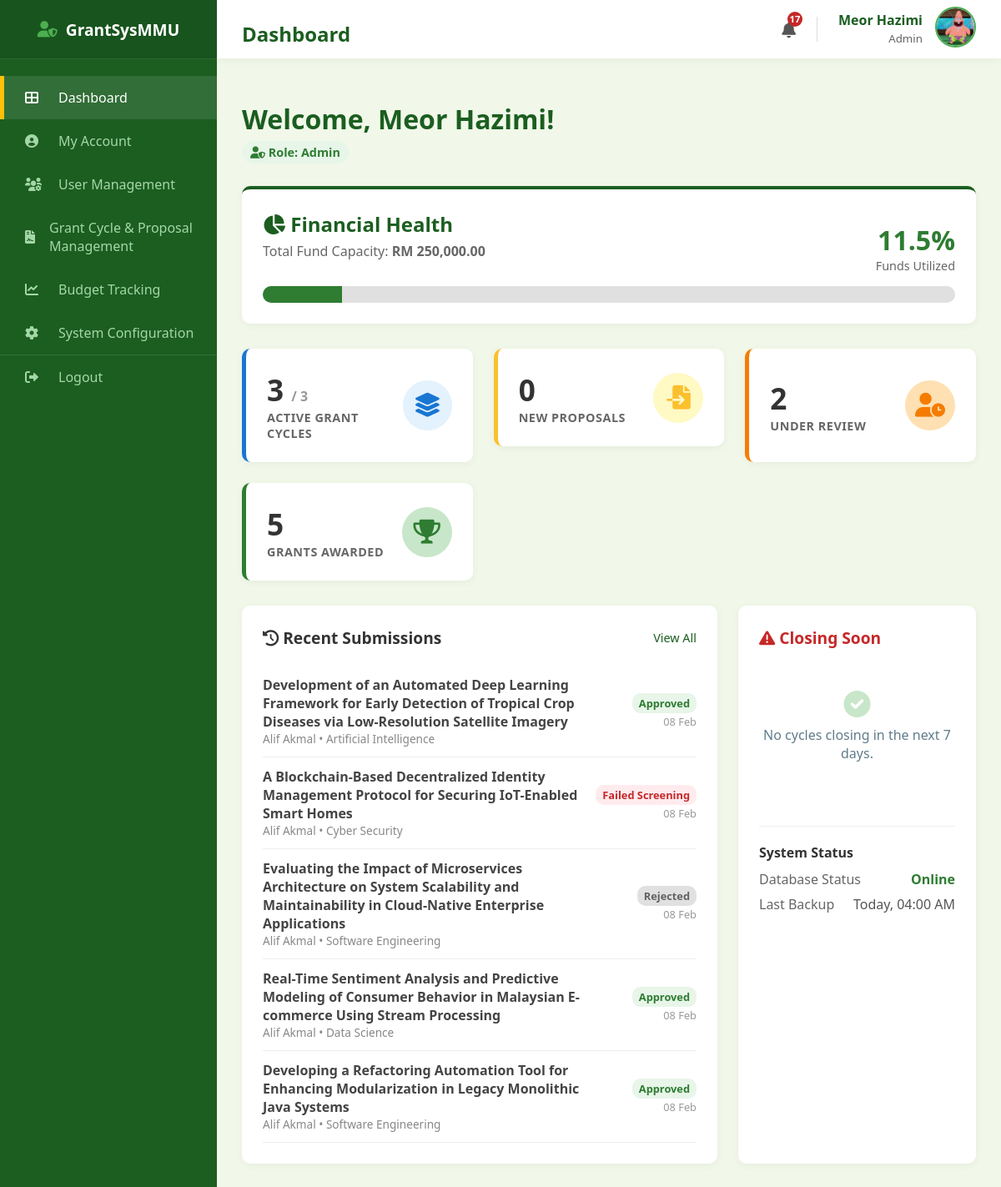
Page /admin/dashboard (signed in) on the earlier database version.
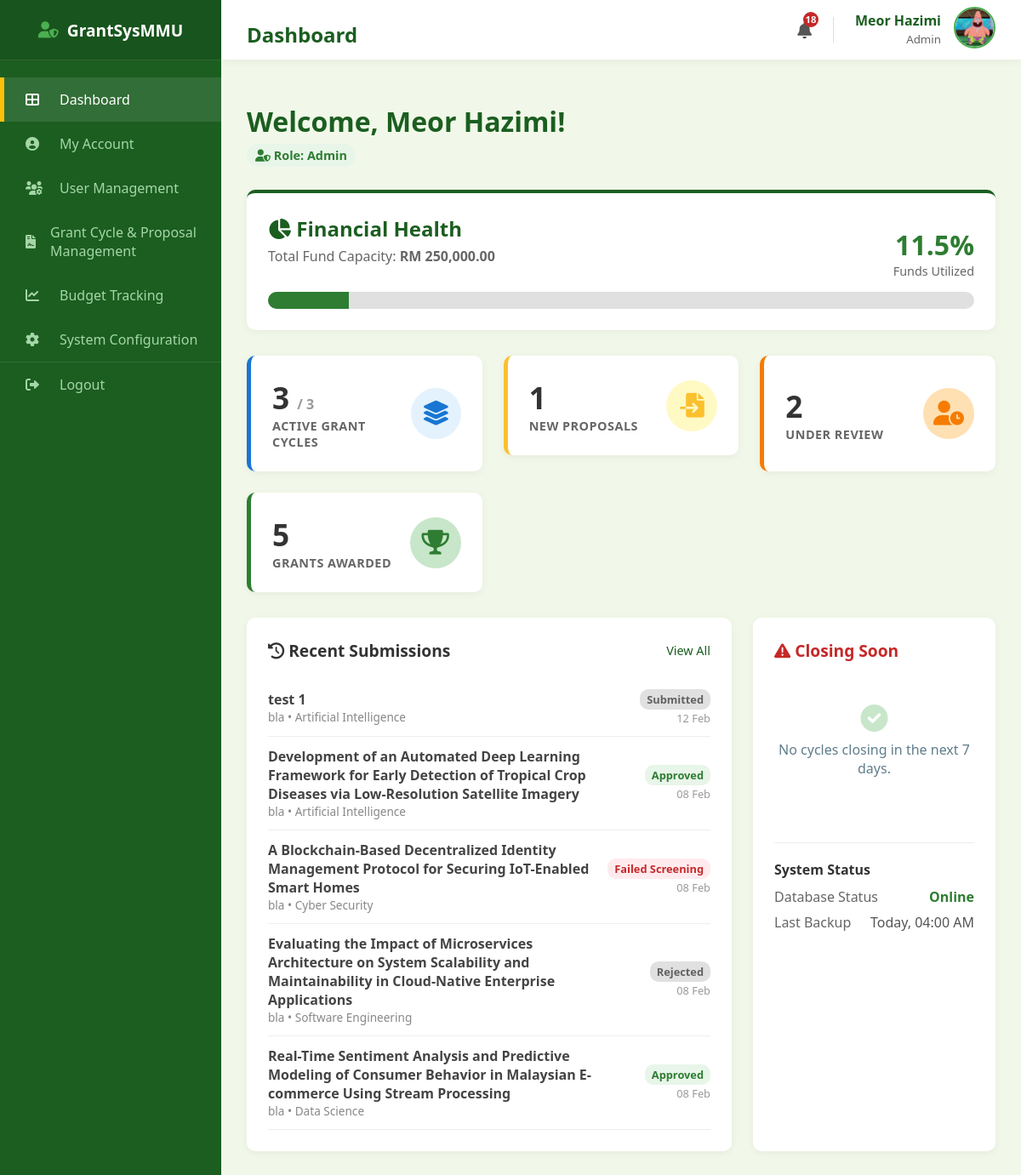
Same page on the later database version.
### models.py (models this page shows, shortened)
class Proposal(db.Model):
    __tablename__ = "proposal"
    proposal_id = db.Column(db.Integer, primary_key=True)
    title = db.Column(db.String(255), nullable=False)
    research_area = db.Column(db.String(100), nullable=False, default="General")
    requested_budget = db.Column(db.Float, nullable=False)
    status = db.Column(db.String(30), nullable=False, default="Draft")
    submission_date = db.Column(db.Date, default=malaysia_now)
    document_file = db.Column(db.String(100), nullable=True)
    review_score = db.Column(db.Integer, nullable=True)
    review_feedback = db.Column(db.Text, nullable=True)
    review_draft = db.Column(db.Text, nullable=True)
    researcher_id = db.Column(
        db.Integer, db.ForeignKey("researcher.researcher_id"), nullable=False
    )
    cycle_id = db.Column(
        db.Integer, db.ForeignKey("grant_cycle.cycle_id"), nullable=False
    )
    assigned_reviewer_id = db.Column(
        db.Integer, db.ForeignKey("reviewer.reviewer_id"), nullable=True
    )
    assigned_hod_id = db.Column(db.Integer, db.ForeignKey("hod.hod_id"), nullable=True)
    reviewer = db.relationship("Reviewer", foreign_keys=[assigned_reviewer_id])
    hod = db.relationship("HOD", foreign_keys=[assigned_hod_id])
    deadlines = db.relationship(
        "Deadline", backref="proposal", cascade="all, delete-orphan"
    )

class User(db.Model):
    __tablename__ = "user"
    mmu_id = db.Column(db.String(15), primary_key=True)
    name = db.Column(db.String(150), nullable=False)
    email = db.Column(db.String(100), unique=True, nullable=False)
    password = db.Column(db.String(100), nullable=False)
    faculty = db.Column(db.String(100), nullable=False)
    user_role = db.Column(db.String(25), nullable=False)
    profile_image = db.Column(db.String(20), nullable=False, default="default.jpg")
    phone_number = db.Column(db.String(20), nullable=True)
    admin_profile = db.relationship(
        "Admin", backref="user_info", uselist=False, cascade="all, delete-orphan"
    )
    researcher_profile = db.relationship(
        "Researcher", backref="user_info", uselist=False, cascade="all, delete-orphan"
    )
    reviewer_profile = db.relationship(
        "Reviewer", backref="user_info", uselist=False, cascade="all, delete-orphan"
    )
    hod_profile = db.relationship(
        "HOD", backref="user_info", uselist=False, cascade="all, delete-orphan"
    )

### routes/admin_routes.py (the view)
@admin_bp.route("/admin/dashboard")
def admin_dashboard():
    if session.get("role") != "Admin":
        return redirect(url_for("admin.admin_login"))
    user = User.query.get(session["user_id"])
    try:
        total_fund_capacity = db.session.query(func.sum(Budget.amount)).scalar() or 0
    except:
        total_fund_capacity = 0
    awarded_proposals = Proposal.query.filter_by(status="Approved").all()
    funds_utilized = (
        sum(p.requested_budget for p in awarded_proposals) if awarded_proposals else 0
    )
    funds_utilized_percent = 0
    if total_fund_capacity > 0:
        funds_utilized_percent = round((funds_utilized / total_fund_capacity) * 100, 1)
    today = get_myt_date()
    next_7_days = today + timedelta(days=7)
    closing_soon = (
        GrantCycle.query.filter(
            GrantCycle.end_date >= today,
            GrantCycle.end_date <= next_7_days,
            GrantCycle.is_open == True,
        )
        .order_by(GrantCycle.end_date.asc())
        .all()
    )
    recent_proposals = (
        Proposal.query.filter(Proposal.status != "Draft")
        .order_by(Proposal.submission_date.desc())
        .limit(5)
        .all()
    )
    active_cycles_count = GrantCycle.query.filter(
        GrantCycle.is_open == True,
        GrantCycle.start_date <= today,
        GrantCycle.end_date >= today,
    ).count()
    under_review_statuses = [
        "Under Review",  # With Reviewer (Screening)
        "Passed Screening",  # With Reviewer (Scoring)
        "Pending HOD Approval",  # With HOD (Decision)
        "Pending Grant",  # With HOD (Allocation)
    ]
    stats = {
        "open_cycles": active_cycles_count,
        "total_cycles": GrantCycle.query.count(),
        "new_proposals": Proposal.query.filter_by(status="Submitted").count(),
        "under_review": Proposal.query.filter(
            Proposal.status.in_(under_review_statuses)
        ).count(),
        "awarded": Proposal.query.filter_by(status="Approved").count(),
    }
    return render_template(
        "admin_dashboard.html",
        user=user,
        total_fund_capacity=total_fund_capacity,
        funds_utilized_percent=funds_utilized_percent,
        closing_soon=closing_soon,
        recent_proposals=recent_proposals,
        open_cycles=stats["open_cycles"],
        total_cycles=stats["total_cycles"],
        new_proposals=stats["new_proposals"],
        under_review=stats["under_review"],
        awarded=stats["awarded"],
    )

### main.py (called while the page is built)
@app.context_processor
def inject_notifications():
    if "user_id" in session:
        unread = Notification.query.filter_by(recipient_id=session["user_id"], is_read=False).count()
        return dict(unread_notifications=unread)
    return dict(unread_notifications=0)

### utils.py (called while the page is built)
def get_myt_time():
    return datetime.now(timezone(timedelta(hours=8)))

def get_myt_date():
    return get_myt_time().date()

### templates/admin_dashboard.html (shortened to what the changed rows need)
<!DOCTYPE html>
<html lang="en">
<head>
    <link rel="stylesheet" type="text/css" href="{{ url_for('static', filename='style.css') }}">
    <link rel="stylesheet" href="https://cdnjs.cloudflare.com/ajax/libs/font-awesome/6.0.0/css/all.min.css">
</head>
<body>
    <div class="dashboard-container">
        <div class="main-content">
            <div class="top-bar">
                <h2>Dashboard</h2>
                <div style="display: flex; align-items: center; gap: 25px;">
                    <a href="{{ url_for('auth.view_notifications') }}"
                        style="position: relative; color: #555; font-size: 1.2rem; text-decoration: none;">
                        <i class="fas fa-bell"></i>
                        {% if unread_notifications > 0 %}
                        <span
                            style="position: absolute; top: -8px; right: -8px; background: #c62828; color: white; border-radius: 50%; width: 18px; height: 18px; font-size: 0.7rem; display: flex; align-items: center; justify-content: center; font-weight: bold;">
                            {{ unread_notifications }}
                        </span>
                        {% endif %}
                    </a>
                </div>
            </div>
            <div class="content-wrapper">
                <div style="margin-bottom: 30px;">
                    <h1 style="color: #1b5e20; margin-bottom: 5px;">Welcome, {{ user.name }}!</h1>
                </div>
                <div style="display: grid; grid-template-columns: repeat(auto-fit, minmax(240px, 1fr)); gap: 25px;">
                    <a href="{{ url_for('admin.admin_proposal_management') }}" style="text-decoration: none;">
                        <div class="dash-card card-yellow">
                            <div class="card-info">
                                <h3>{{ new_proposals }}</h3>
                                <p>New Proposals</p>
                            </div>
                        </div>
                    </a>
                </div>
                <div style="display: grid; grid-template-columns: 2fr 1fr; gap: 25px; margin-top: 30px;">
                    <div
                        style="background: white; padding: 25px; border-radius: 10px; box-shadow: 0 2px 10px rgba(0,0,0,0.05);">
                        <table style="width: 100%; border-collapse: collapse;">
                            <tbody>
                                {% for prop in recent_proposals %}
                                <tr style="border-bottom: 1px solid #eee;">
                                    <td style="padding: 12px 0;">
                                        <div style="font-weight: bold; color: #444;">{{ prop.title }}</div>
                                        <div style="font-size: 0.85rem; color: #888;">{{ prop.researcher.user_info.name
                                            }} • {{ prop.research_area }}</div>
                                    </td>
                                    <td style="text-align: right; padding: 12px 0;">
                                        <span style="font-size: 0.8rem; padding: 3px 8px; border-radius: 10px; font-weight: bold; white-space: nowrap;
                                            {% if prop.status == 'Passed Screening' %}
                                                background: #e3f2fd; color: #1565c0;
                                            {% elif prop.status == 'Failed Screening' %}
                                                background: #ffebee; color: #c62828;
                                            {% elif prop.status == 'Return for Reassignment' %}
                                                background:#424242; color:#fff;
                                            {% elif prop.status == 'Pending HOD Approval' %}
                                                background:#d8bfd8; color:#50404d;
                                            {% elif prop.status == 'Approved' %}
                                                background:#e8f5e9; color:#2e7d32;
                                            {% else %}
                                                background:#e0e0e0; color:#616161;
                                            {% endif %}
                                        ">
                                            {% if prop.status == 'Return for Reassignment' %}
                                                Return to Admin
                                            {% else %}
                                                {{ prop.status }}
                                            {% endif %}
                                        </span>
                                        <div style="font-size: 0.8rem; color: #999; margin-top: 3px;">{{
                                            prop.submission_date.strftime('%d %b') }}</div>
                                    </td>
                                </tr>
                                {% else %}
                                <tr>
                                    <td style="padding: 20px; text-align: center; color: #999;">No recent activity.</td>
                                </tr>
                                {% endfor %}
                            </tbody>
                        </table>
                    </div>
                </div>
            </div>
        </div>
    </div>
</body>
</html>

Differences in the rows shown:
no longer on this page (row unchanged): Proposal: title "Developing a Refactoring Automation Tool for Enhancing Modularization in Legacy Monolithic Java Systems", researcher.user_info.name "Alif Akmal", research_area "Software Engineering", status "Approved", submission_date "08 Feb"
added Proposal: title "test 1", researcher.user_info.name "bla", research_area "Artificial Intelligence", status "Submitted", submission_date "12 Feb"
changed through a linked row, Proposal (number 2 of 5 on the later page): researcher.user_info.name "Alif Akmal" → "bla"
changed through a linked row, Proposal "Cyber Security": researcher.user_info.name "Alif Akmal" → "bla"
changed through a linked row, Proposal "Software Engineering": researcher.user_info.name "Alif Akmal" → "bla"
changed through a linked row, Proposal "Data Science": researcher.user_info.name "Alif Akmal" → "bla"
Other differences:
{{ unread_notifications }}: "17" → "18"
{{ new_proposals }}: "0" → "1"
